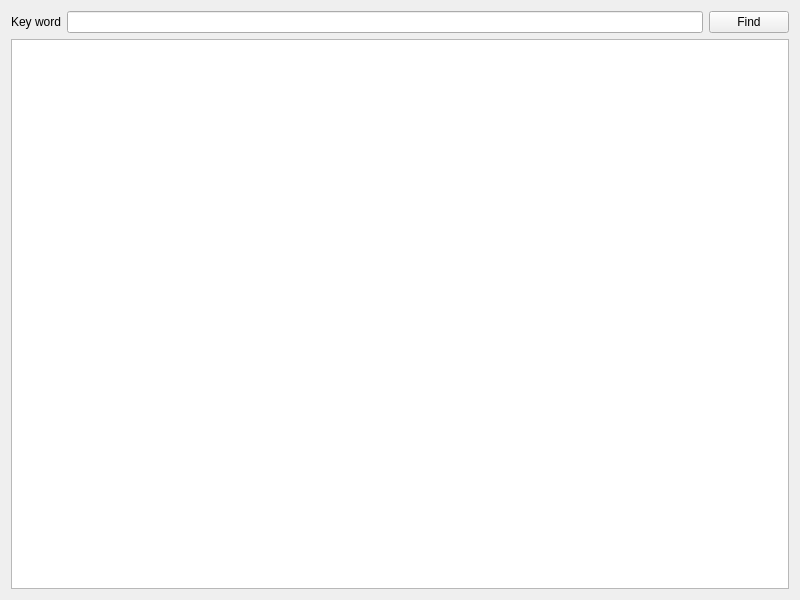
<?xml version="1.0" encoding="UTF-8"?>
<ui version="4.0">
 <class>TextFinder</class>
 <widget class="QWidget" name="TextFinder">
  <property name="geometry">
   <rect>
    <x>0</x>
    <y>0</y>
    <width>800</width>
    <height>600</height>
   </rect>
  </property>
  <property name="windowTitle">
   <string>TextFinder</string>
  </property>
  <layout class="QVBoxLayout" name="verticalLayout">
   <item>
    <layout class="QHBoxLayout" name="horizontalLayout">
     <item>
      <widget class="QLabel" name="label">
       <property name="text">
        <string>Key word</string>
       </property>
      </widget>
     </item>
     <item>
      <widget class="QLineEdit" name="lineEdit"/>
     </item>
     <item>
      <widget class="QPushButton" name="findButton">
       <property name="text">
        <string>Find</string>
       </property>
      </widget>
     </item>
    </layout>
   </item>
   <item>
    <widget class="QTextEdit" name="textEdit"/>
   </item>
  </layout>
 </widget>
 <resources/>
 <connections/>
</ui>
